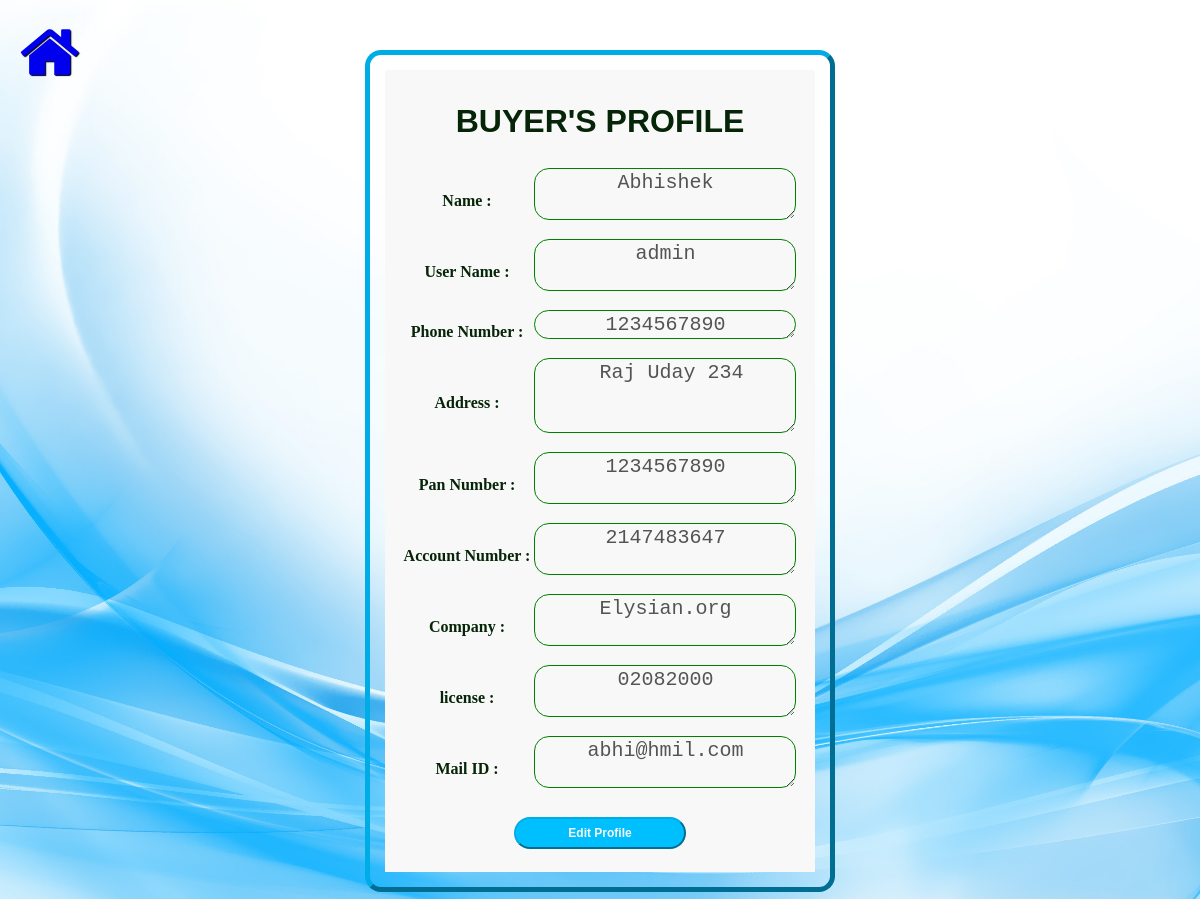
The app's page /agri/BuyerPortal/BuyerProfile.php (signed in) with its own data.
### tables this page shows
CREATE TABLE `buyerregistration` (
  `buyer_id` int(255) NOT NULL,
  `buyer_name` varchar(30) NOT NULL,
  `buyer_phone` bigint(10) NOT NULL,
  `buyer_addr` text NOT NULL,
  `buyer_comp` varchar(100) NOT NULL,
  `buyer_license` varchar(100) NOT NULL,
  `buyer_bank` int(16) NOT NULL,
  `buyer_pan` varchar(10) NOT NULL,
  `buyer_mail` varchar(20) NOT NULL,
  `buyer_username` varchar(20) NOT NULL,
  `buyer_password` varchar(20) NOT NULL
);

### agri/BuyerPortal/BuyerProfile.php (the view, shortened to what this page needs)
<?php
    include("../Includes/db.php");
    $sessphonenumber = $_SESSION['phonenumber'];
    $sql="select * from buyerregistration where buyer_phone = '$sessphonenumber'";
    $run_query = mysqli_query($con,$sql);
    while($row = mysqli_fetch_array($run_query))
    {
        $name = $row['buyer_name'];
        $phone = $row['buyer_phone'];
        $address = $row['buyer_addr'];
        $pan = $row['buyer_pan'];
        $bank = $row['buyer_bank'];
        $comp = $row['buyer_comp'];
        $license = $row['buyer_license'];
        $mail = $row['buyer_mail'];
        $user = $row['buyer_username'];
    }
?>
<!DOCTYPE html>
<html lang="en">
<head>
    <link rel="stylesheet" href="https://cdnjs.cloudflare.com/ajax/libs/font-awesome/4.7.0/css/font-awesome.min.css">
</head>
<body>
    <div class="just">
        <a  href="BuyerHomepage.php"> <i  class="fa fa-home fa-4x"></i></a>
    </div>
    <div class="box">
        <form action="BuyerEditProfile.php" method="post">
            <table align = "center">
                <tr colspan = 2>
                    <h1> BUYER'S  PROFILE</h1>
                </tr>
                <tr align = "center">
                    <td><label><b>Name :</b></label></td>
                    <td><textarea rows="2" column="10" disabled> <?php echo $name?> </textarea><br></td>
                </tr>
                <tr align = "center">
                    <td><label><b>User Name :</b></label></td>
                    <td><textarea rows="2" column="10" disabled> <?php echo $user?> </textarea><br></td>
                </tr>
                <tr align = "center">
                    <td><label><b>Phone Number :</b></label></td>
                    <td><textarea rows="1" column="10" disabled> <?php echo $phone?> </textarea><br></td>
                </tr>
                <tr align = "center">
                    <td><label><b>Address :</b></label></td>
                    <td><textarea rows="3" column="56" disabled> <?php echo $address?> </textarea><br></td>
                </tr>
                <tr align = "center">
                    <td><label><b>Pan Number :</b></label></td>
                    <td><textarea rows="2" column="10" disabled> <?php echo $pan?> </textarea><br></td>
                </tr>
                <tr align = "center">
                    <td><label><b>Account Number :</b></label></td>
                    <td><textarea rows="2" column="10"disabled> <?php echo $bank?> </textarea><br></td>
                </tr>
                <tr align = "center">
                    <td><label><b>Company :</b></label></td>
                    <td><textarea rows="2" column="10" disabled> <?php echo $comp?> </textarea><br></td>
                </tr>
                <tr align = "center">
                    <td><label><b>license :</b></label></td>
                    <td><textarea rows="2" column="10" disabled> <?php echo $license?> </textarea><br></td>
                </tr>
                <tr align = "center">
                    <td><label><b>Mail ID :</b></label></td>
                    <td><textarea rows="2" column="10" disabled> <?php echo $mail?> </textarea><br></td>
                </tr>
                <tr colspan =2 align = "center">
                    <td colspan =2><input type = "submit" name="editProf" value= "Edit Profile"></td>
                </tr>
            </table>
        </form>
    </div>
</body>
</html>

### agri/BuyerPortal/BuyerProfile.php (style rules this page uses)
h1 { background-color: transparent; font-family: Impact, Haettenschweiler, 'Arial Narrow Bold', sans-serif; text-align: center; cursor: pointer; }
textarea { font-size:20px; border-radius:15px; text-align:center; border-color:green; background-color:transparent; }
.box { color: rgb(6, 36, 7); width: 450px; line-height: 40px; margin: auto; text-align: center; margin-top: 50px; padding: 5px; border-style: outset; border-width: 5px; border-radius: 16px; border-color:rgb(0, 172, 230); }
body { background-size: cover; background-repeat: no-repeat; background-position: center; background-color: white; background-image: url(../Images/Website/buyerLogin.jpeg); border: chartreuse; }
form { margin: 10px; padding: 10px; background-color: rgb(247, 248, 247); }
input { padding: 7px; margin: 10px; border-color: rgb(78, 180, 121); display: inline-block; }
input[type="submit"] { cursor: pointer; font-size: 12px; font-weight: bold; color: rgb(246, 248, 246); background-color: rgb(0, 191, 255); border-radius: 16px; border-color: rgb(0, 172, 230); width: 44%; }
.just { float:left; margin-left:1%; margin:20px; position:absolute; left:0; top:0px; text-shadow: 1px 1px 1px black; }

### records on screen
buyerregistration: buyer_name "Abhishek", buyer_username "admin", buyer_phone "1234567890", buyer_addr "Raj Uday 234", buyer_pan "1234567890", buyer_bank "2147483647", buyer_comp "Elysian.org", buyer_license "02082000", buyer_mail "abhi@hmil.com"
